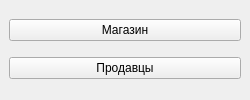
<?xml version="1.0" encoding="UTF-8"?>
<ui version="4.0">
 <class>MainWindow</class>
 <widget class="QMainWindow" name="MainWindow">
  <property name="geometry">
   <rect>
    <x>0</x>
    <y>0</y>
    <width>250</width>
    <height>100</height>
   </rect>
  </property>
  <property name="minimumSize">
   <size>
    <width>250</width>
    <height>100</height>
   </size>
  </property>
  <property name="maximumSize">
   <size>
    <width>250</width>
    <height>100</height>
   </size>
  </property>
  <property name="windowTitle">
   <string>Управление магазином</string>
  </property>
  <widget class="QWidget" name="centralwidget">
   <layout class="QVBoxLayout" name="verticalLayout">
    <item>
     <widget class="QPushButton" name="PB_shop">
      <property name="text">
       <string>Магазин</string>
      </property>
     </widget>
    </item>
    <item>
     <widget class="QPushButton" name="PB_salesman">
      <property name="text">
       <string>Продавцы</string>
      </property>
     </widget>
    </item>
   </layout>
  </widget>
 </widget>
 <resources/>
 <connections/>
</ui>
